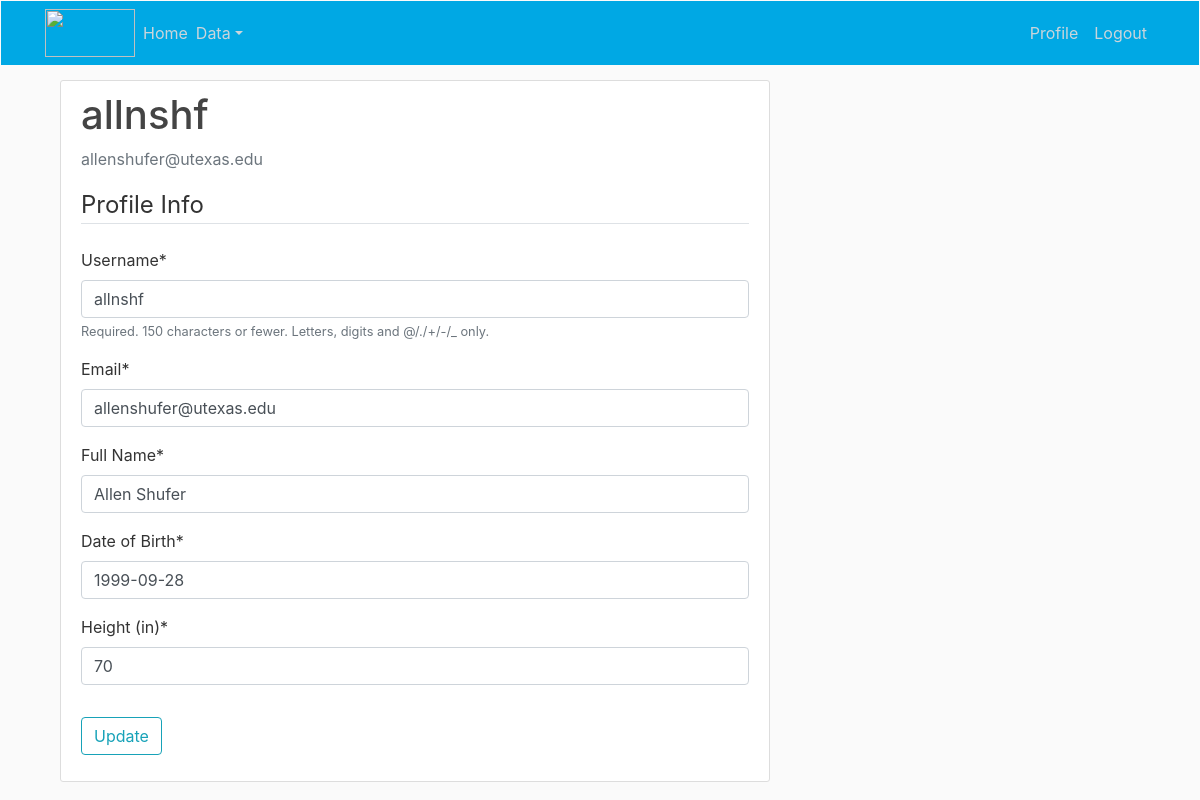
/profile/ (signed in), run on the app's committed database.
### users/models.py (models this page shows, shortened)
class Profile(models.Model):
    user = models.OneToOneField(User, on_delete=models.CASCADE)
    name = models.CharField(max_length=100)
    height = models.IntegerField()
    dob = models.DateField(default=date.today)

### users/views.py (the view)
# urls.py: path('profile/', user_views.profile, name='profile'),
@login_required
def profile(request):
    if request.method == 'POST':
        u_form = UserUpdateForm(request.POST, instance=request.user)
        p_form = ProfileUpdateForm(request.POST, instance=request.user.profile)
        if u_form.is_valid() and p_form.is_valid():
            u_form.save()
            p_form.save()
        messages.success(request, 'Your account has been updated')
        return redirect('profile')
    else:
        u_form = UserUpdateForm(instance=request.user)
        p_form = ProfileUpdateForm(instance=request.user.profile)
    context = {
        'u_form': u_form,
        'p_form': p_form,
    }
    return render(request, 'users/profile.html', context)

### users/forms.py
class UserUpdateForm(forms.ModelForm):
    email = forms.EmailField()
    class Meta:
        model = User
        fields = ['username', 'email']

class ProfileUpdateForm(forms.ModelForm):
    class Meta:
        model = Profile
        fields = ['name','dob', 'height']
        labels = {'name': 'Full Name','dob':'Date of Birth', 'height': 'Height (in)'}

### users/templates/users/profile.html (shortened to what this page needs)
{% extends "davita/base.html" %}
{% load crispy_forms_tags %}
{% block content%}
    <div class="col-md-8">
        <div class="content-section">
            <div class="media">
            <div class="media-body">
                <h2 class="account-heading">{{ user.username }}</h2>
                <p class="text-secondary">{{ user.email }}</p>
            </div>
            </div>
            <form method="POST" enctype="multipart/form-data">
                <fieldset class="form-group">
                    <legend class="border-bottom mb-4">Profile Info</legend>
                    {{ u_form|crispy }}
                    {{ p_form|crispy }}
                </fieldset>
                <div class="form-group">
                    <button class="btn btn-outline-info" type="submit">Update</button>
                </div>
            </form>
        </div>
    </div>
{% endblock content %}

### static/davita/main.css (style rules this page uses)
body { background: #fafafa; color: #333333; margin-top: 5rem; }
h1, h2, h3, h4, h5, h6 { color: #444444; }
.content-section { background: #ffffff; padding: 10px 20px; border: 1px solid #dddddd; border-radius: 3px; margin-bottom: 20px; }
.account-heading { font-size: 2.5rem; }

### data on the page
Profile: name "Allen Shufer", dob "1999-09-28", height "70"

### other printed values
{{ user.username }} "allnshf"
{{ user.email }} "allenshufer@utexas.edu"
